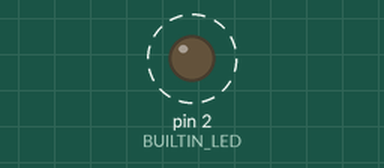
Recording of a sketch running on a simulated Arduino Uno, built with avr-gcc and run on an emulated ATmega328P. On the bench: output pins drawn as LEDs (lit = HIGH). Dashed ring = blinking. What the sketch prints to the serial monitor is not drawn.

Above: at 0.2 s.
Timing chart, 0 to 3.0 s (numbered marks = the images above):
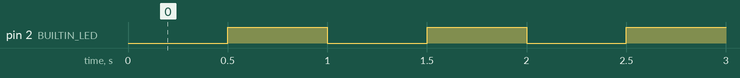

Measured:
- by itself, pin 2 (BUILTIN_LED): alternates HIGH for 0.50 s and LOW for 0.50 s

The sketch:

IOT_ESP_03_internal_LED.ino
```cpp
//#define BUILTIN_LED 16 // for NodeMCU v0.9 it seems to be internally defined at 16
#define BUILTIN_LED 2 // for LoLin NodeMCU v3 ESP 12E


void setup() {
   Serial.begin(115200);
   pinMode(BUILTIN_LED, OUTPUT);
}

void loop() {
  Serial.println("Blink ");

  digitalWrite(BUILTIN_LED, LOW);
  delay(500);

  digitalWrite(BUILTIN_LED, HIGH);
  delay(500);
}
```
